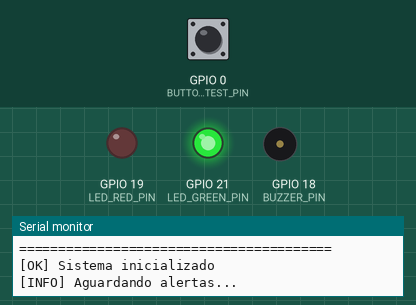
This sketch was run on a simulated ESP32. On the bench: output pins drawn as LEDs (lit = HIGH), buzzer (waves = sounding), the last lines printed to the serial monitor. Dashed ring = blinking. The inputs (shaded band) are chosen by the test bench; at power-on: GPIO 0 (BUTTON_TEST_PIN) HIGH.

Above: at 2.2 s.
2.3 s: GPIO 0 (BUTTON_TEST_PIN) pulled LOW for 0.15 s
At 2.7 s:
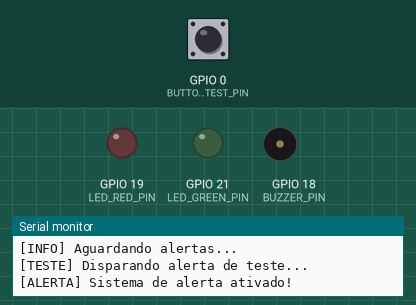
At 3.2 s:
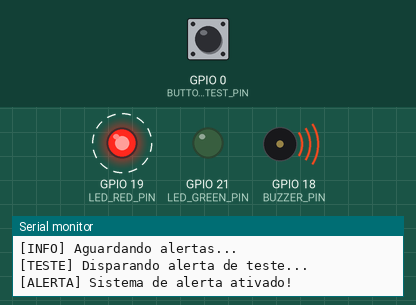
11.4 s: GPIO 0 (BUTTON_TEST_PIN) pulled LOW for 1 s
At 12.4 s:
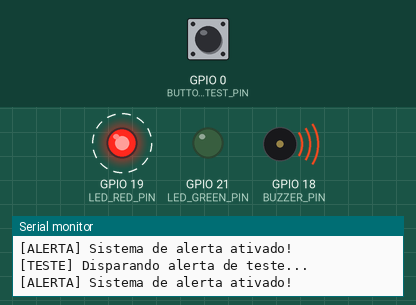
Timing chart, 0 to 16.4 s (numbered marks = the images above; inputs shaded):
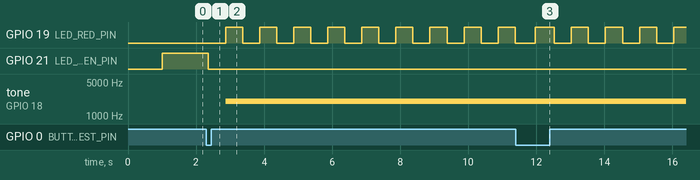

The sketch:

esp32_fall_alert.ino
```cpp
/*
 * ESP32 - Sistema de Alerta de Quedas
 * Recebe alertas do sistema de detecção de quedas e dispara alarmes locais
 *
 * Hardware necessário:
 * - ESP32 (qualquer variante)
 * - Buzzer passivo conectado ao GPIO 18
 * - LED vermelho conectado ao GPIO 19
 * - LED verde conectado ao GPIO 21 (status)
 * - Botão de teste conectado ao GPIO 0 (opcional)
 *
 * Comunicação:
 * - Serial (USB): Recebe JSON via Serial
 * - WiFi/MQTT: Recebe mensagens MQTT (opcional, descomente se usar)
 *
 * Autor: Sistema de Detecção de Quedas
 * Data: 2025
 */

// ==================== CONFIGURAÇÕES ====================
#define BUZZER_PIN 18
#define LED_RED_PIN 19
#define LED_GREEN_PIN 21
#define BUTTON_TEST_PIN 0

// Configurações MQTT (descomente se usar WiFi)
/*
#define WIFI_SSID "SEU_WIFI"
#define WIFI_PASSWORD "SUA_SENHA"
#define MQTT_BROKER "192.168.1.100"
#define MQTT_PORT 1883
#define MQTT_TOPIC "fall_detection/alerts"
*/

// Configurações do alarme
#define ALERT_DURATION_MS 10000  // Duração do alerta (10 segundos)
#define BUZZER_FREQ_ALERT 2000   // Frequência do buzzer (Hz)
#define BLINK_INTERVAL_MS 500    // Intervalo de piscada do LED (ms)

// ==================== BIBLIOTECAS ====================
#include <ArduinoJson.h>
// Para MQTT (descomente se usar):
// #include <WiFi.h>
// #include <PubSubClient.h>

// ==================== VARIÁVEIS GLOBAIS ====================
bool alert_active = false;
unsigned long alert_start_time = 0;
unsigned long last_blink = 0;
bool led_state = false;
float last_confidence = 0.0;

// Para MQTT (descomente se usar):
// WiFiClient espClient;
// PubSubClient mqtt_client(espClient);

// ==================== SETUP ====================
void setup() {
  // Inicializar Serial
  Serial.begin(115200);
  delay(1000);

  Serial.println("\n========================================");
  Serial.println("ESP32 - Sistema de Alerta de Quedas");
  Serial.println("========================================\n");

  // Configurar pinos
  pinMode(BUZZER_PIN, OUTPUT);
  pinMode(LED_RED_PIN, OUTPUT);
  pinMode(LED_GREEN_PIN, OUTPUT);
  pinMode(BUTTON_TEST_PIN, INPUT_PULLUP);

  // Estado inicial
  digitalWrite(LED_GREEN_PIN, HIGH);  // LED verde ligado = sistema OK
  digitalWrite(LED_RED_PIN, LOW);
  noTone(BUZZER_PIN);

  Serial.println("[OK] Sistema inicializado");
  Serial.println("[INFO] Aguardando alertas...\n");

  // Para MQTT (descomente se usar):
  /*
  setup_wifi();
  mqtt_client.setServer(MQTT_BROKER, MQTT_PORT);
  mqtt_client.setCallback(mqtt_callback);
  */
}

// ==================== LOOP PRINCIPAL ====================
void loop() {
  // Verificar Serial (USB)
  if (Serial.available() > 0) {
    String message = Serial.readStringUntil('\n');
    message.trim();
    if (message.length() > 0) {
      process_alert(message);
    }
  }

  // Para MQTT (descomente se usar):
  /*
  if (!mqtt_client.connected()) {
    reconnect_mqtt();
  }
  mqtt_client.loop();
  */

  // Gerenciar alerta ativo
  if (alert_active) {
    handle_active_alert();
  }

  // Verificar botão de teste
  if (digitalRead(BUTTON_TEST_PIN) == LOW) {
    delay(50);  // Debounce
    if (digitalRead(BUTTON_TEST_PIN) == LOW) {
      trigger_test_alert();
      delay(500);
    }
  }

  delay(10);
}

// ==================== PROCESSAMENTO DE ALERTAS ====================
void process_alert(String json_message) {
  StaticJsonDocument<512> doc;
  DeserializationError error = deserializeJson(doc, json_message);

  if (error) {
    Serial.print("[ERRO] Falha ao parsear JSON: ");
    Serial.println(error.c_str());
    return;
  }

  String alert_type = doc["alert"] | "";
  float confidence = doc["confidence"] | 0.0;
  String timestamp = doc["timestamp"] | "";

  if (alert_type == "FALL_DETECTED") {
    Serial.println("========================================");
    Serial.println("ALERTA DE QUEDA DETECTADA!");
    Serial.println("========================================");
    Serial.print("Confianca: ");
    Serial.print(confidence * 100);
    Serial.println("%");
    Serial.print("Timestamp: ");
    Serial.println(timestamp);
    Serial.println("========================================\n");

    trigger_alert(confidence);
  } else if (alert_type == "TEST") {
    Serial.println("[TESTE] Alerta de teste recebido");
    trigger_test_alert();
  } else {
    Serial.print("[AVISO] Tipo de alerta desconhecido: ");
    Serial.println(alert_type);
  }
}

// ==================== TRIGGER DE ALERTAS ====================
void trigger_alert(float confidence) {
  alert_active = true;
  alert_start_time = millis();
  last_confidence = confidence;

  // LED verde desliga (sistema em alerta)
  digitalWrite(LED_GREEN_PIN, LOW);

  Serial.println("[ALERTA] Sistema de alerta ativado!");
}

void trigger_test_alert() {
  Serial.println("\n[TESTE] Disparando alerta de teste...");
  trigger_alert(0.95);
}

// ==================== GERENCIAMENTO DE ALERTA ATIVO ====================
void handle_active_alert() {
  unsigned long elapsed = millis() - alert_start_time;

  // Verificar se alerta expirou
  if (elapsed >= ALERT_DURATION_MS) {
    stop_alert();
    return;
  }

  // Buzzer (tom contínuo)
  tone(BUZZER_PIN, BUZZER_FREQ_ALERT);

  // LED vermelho piscando
  if (millis() - last_blink >= BLINK_INTERVAL_MS) {
    led_state = !led_state;
    digitalWrite(LED_RED_PIN, led_state ? HIGH : LOW);
    last_blink = millis();
  }
}

void stop_alert() {
  alert_active = false;
  noTone(BUZZER_PIN);
  digitalWrite(LED_RED_PIN, LOW);
  digitalWrite(LED_GREEN_PIN, HIGH);  // LED verde liga = sistema OK novamente

  Serial.println("[ALERTA] Sistema de alerta desativado");
  Serial.println("[INFO] Aguardando proximos alertas...\n");
}

// ==================== MQTT (OPCIONAL) ====================
/*
void setup_wifi() {
  delay(10);
  Serial.println();
  Serial.print("Conectando ao WiFi: ");
  Serial.println(WIFI_SSID);

  WiFi.begin(WIFI_SSID, WIFI_PASSWORD);

  while (WiFi.status() != WL_CONNECTED) {
    delay(500);
    Serial.print(".");
  }

  Serial.println("");
  Serial.println("[OK] WiFi conectado!");
  Serial.print("IP: ");
  Serial.println(WiFi.localIP());
}

void reconnect_mqtt() {
  while (!mqtt_client.connected()) {
    Serial.print("Conectando ao MQTT broker...");
    if (mqtt_client.connect("ESP32_FallAlert")) {
      Serial.println("[OK] Conectado!");
      mqtt_client.subscribe(MQTT_TOPIC);
    } else {
      Serial.print("[ERRO] Falhou. Codigo: ");
      Serial.print(mqtt_client.state());
      Serial.println(" Tentando novamente em 5 segundos...");
      delay(5000);
    }
  }
}

void mqtt_callback(char* topic, byte* payload, unsigned int length) {
  String message = "";
  for (int i = 0; i < length; i++) {
    message += (char)payload[i];
  }
  process_alert(message);
}
*/
```

Measured:
- after the input at 2.3 s, GPIO 19 (LED_RED_PIN): alternates HIGH for 0.50 s and LOW for 0.50 s, starting after 0.57 s; GPIO 21 (LED_GREEN_PIN): HIGH → LOW after 0.06 s; tone on GPIO 18 (BUZZER_PIN): silent → 2000 Hz after 0.57 s
- after the input at 11.4 s, GPIO 21 (LED_GREEN_PIN): stays LOW (without the input it goes to HIGH after 0.96 s); tone on GPIO 18 (BUZZER_PIN): stays 2000 Hz (without the input it goes to silent after 0.96 s)
